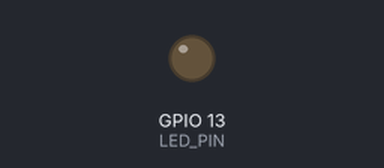
Recording of a sketch running on a simulated ESP32. Parts: output pins drawn as LEDs (lit = HIGH). What the sketch prints to the serial monitor is not drawn.

Above: at 1.2 s.
At 2.92 s:
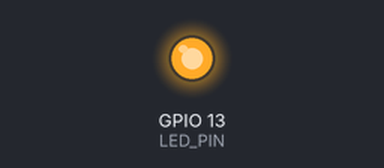
Timing chart, 0 to 3.5 s (numbered marks = the images above):
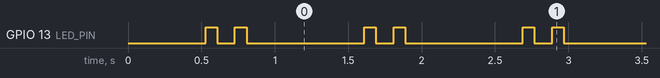

Measured:
- by itself, GPIO 13 (LED_PIN): repeats every 1.1 s: LOW 0.12 s, HIGH 0.08 s, LOW 0.80 s, HIGH 0.08 s

The sketch:

09_full_board_b.ino
```cpp
// =============================================================================
// 09_full_board_b — Full Board Restore Test B
// ESP32 Flash Manager test sketches
// =============================================================================
//
// PURPOSE
// -------
// Companion to 08_full_board_a. Provides a second visually distinct firmware
// state for testing the Full Board Restore feature. Use this sketch alongside
// Full Board Test A to confirm complete board backup and restore cycles.
//
// WORKFLOW
// --------
// 1. Upload Full Board A via Arduino IDE — note the SOS blink pattern
// 2. Export a merged .bin of Full Board A (Sketch → Export Compiled Binary)
// 3. Upload Full Board B via Arduino IDE — note the heartbeat pattern
// 4. Export a merged .bin of Full Board B
// 5. In ESP32 Flash Manager, use Restore Backup with the Full Board A .bin
// 6. Confirm the board reboots and returns to the SOS pattern
// 7. Restore Full Board B .bin and confirm the heartbeat returns
//
// ARDUINO IDE SETTINGS
// --------------------
//   Board:            ESP32 Dev Module
//   Flash Size:       16MB (128Mb)
//   Partition Scheme: Custom
//   Upload Speed:     921600
//   Serial Monitor:   115200 baud
//
// LED BEHAVIOUR
// -------------
//   Heartbeat: two quick pulses, long pause. Repeating.
//   This is Full Board B. Full Board A has an SOS pattern.
//
// =============================================================================

#define LED_PIN 13
#define BAUD_RATE 115200

void heartbeat() {
  // First beat
  digitalWrite(LED_PIN, HIGH); delay(80);
  digitalWrite(LED_PIN, LOW);  delay(120);
  // Second beat
  digitalWrite(LED_PIN, HIGH); delay(80);
  digitalWrite(LED_PIN, LOW);  delay(800);
}

void setup() {
  pinMode(LED_PIN, OUTPUT);
  Serial.begin(BAUD_RATE);
  delay(500);

  Serial.println();
  Serial.println("==============================");
  Serial.println("  Full Board Test B v1.0");
  Serial.println("  ESP32 Flash Manager Test");
  Serial.println("==============================");
  Serial.println();
  Serial.println("  LED pattern: Heartbeat (two pulses, long pause)");
  Serial.println("  Export a merged .bin of this sketch for full board");
  Serial.println("  restore testing in ESP32 Flash Manager.");
  Serial.println();
  Serial.println("  Sketch -> Export Compiled Binary in Arduino IDE.");
  Serial.println("  Use the file ending in .ino.merged.bin");
  Serial.println("==============================");
}

void loop() {
  heartbeat();
}
```
